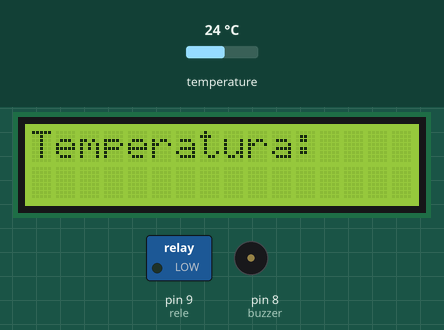
A sketch run on a simulated Arduino Uno, built with avr-gcc and run on an emulated ATmega328P. On the bench: 16×2 character LCD, switched loads named in the sketch (green lamp = pin HIGH), buzzer (waves = sounding, pin HIGH). The test bench sets the inputs (shaded band); at power-on: temperature 24 °C. The local clock reads 2024-03-15 10:24:30 at power-on unless the sketch sets it.

Above: at 0.1 s.
At 1.2 s:
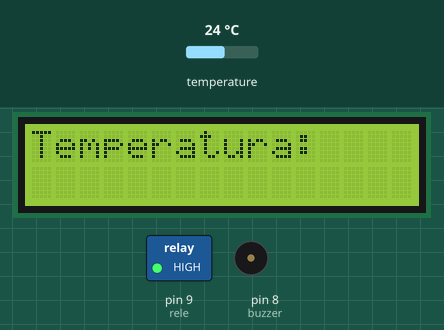
1.3 s: temperature set to 12 °C
5.0 s: temperature set to 19 °C
7.2 s: temperature set to 28 °C
Timing chart, 0 to 10.2 s (numbered marks = the images above; inputs shaded):
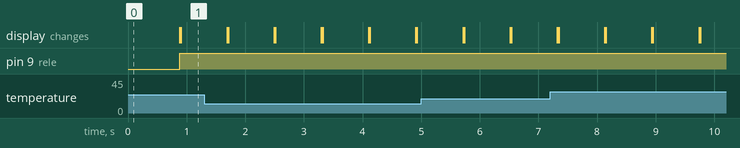

The sketch:

practica6.ino
```cpp
//OSCAR JOSE BARRIOS COTOM - 2022241
//EB5BM

#include <Wire.h>//Permite conectarse con I2C
#include <LiquidCrystal_I2C.h>//Libreria para controlar el Modulo I2C
#include <RTClib.h>//Libreria para controlar el reloj de tiempo
#include <OneWire.h>//Libreria para el sensor de temperatura
#include <DallasTemperature.h>//Libreria para el sensor de temperatura

RTC_DS1307 rtc;//Se crea la variable para el modulo del reloj
LiquidCrystal_I2C lcd(0x27, 16, 2);//ÑLa direccion I2C y la cantidad de filas y columnas de la LCD

#define ONE_WIRE_BUS 2//Pin del sensor
OneWire oneWire(ONE_WIRE_BUS);//Se crea una variable para el snesor de temperatura
DallasTemperature sensors(&oneWire);//Se crea una variable para el snesor de temperatura

int buzzer = 8; //Pin para el buzzer
int rele = 9; //Pin para el relé de dos canales y la bomba de agua

void setup() {
  pinMode(buzzer, OUTPUT);//Se pone el pin del buzzer como salida
  pinMode(rele, OUTPUT);//Se pone el pin del del rele como salida

  digitalWrite(rele, LOW); //Indica que el rele este apagado al inicio

  lcd.init();//Inicializa la LCD
  lcd.backlight();//Enciende la luz de la LCD

  sensors.begin();//Se inicia el sensor de temperatura

  if (! rtc.begin()) {
    lcd.print("Error en el RELOJ DE TIEMPO");//Si no está funcionando muestra un mensaje de error en la LCD
    while (1);//Entra en un bucle
  }

  if (! rtc.isrunning()) {
    lcd.print("RELOJ DE TIEMPO no esta funcionando");// Si no tiene una hora establecida muestra un mensaje en la pantalla LCD
    rtc.adjust(DateTime(F(__DATE__), F(__TIME__)));//ajusta la hora del Reloj de tiempo
  }
}

void loop() {
  DateTime now = rtc.now();

  lcd.clear();
  lcd.setCursor(0, 0);
  lcd.print("Temperatura: ");

  sensors.requestTemperatures();
  float temp = sensors.getTempCByIndex(0);
  lcd.print(temp);
  lcd.print("C");

  lcd.setCursor(0, 1);
  lcd.print(now.year(),DEC);
  lcd.print('/');
  lcd.print(now.month(),DEC);
  lcd.print('/');
  lcd.print(now.day(),DEC);
  lcd.print(' ');
  lcd.print(now.hour(),DEC);
  lcd.print(':');
  lcd.print(now.minute(),DEC);
  lcd.print(':');
  lcd.print(now.second(),DEC);

  if (now.hour() == 21 && now.minute() == 21) {//Aqui se cambian las horas y los minutos
    lcd.clear();
    lcd.setCursor(0, 0);//Es donde quiero que comience el texto en la LCD
    lcd.print("RIEGO EN 20 SEG.");//Muestra "RIEGO EN 20 SEG en la LCD"
    digitalWrite(rele, LOW);//Apaga el rele
    delay(20000);//Tiempo de 20 seg
    digitalWrite(rele, HIGH); //Enciende el rele

    digitalWrite(buzzer, HIGH);
    delay(1000);
    digitalWrite(buzzer, LOW);


  } else{

    digitalWrite(rele, HIGH);
  }


}
```
